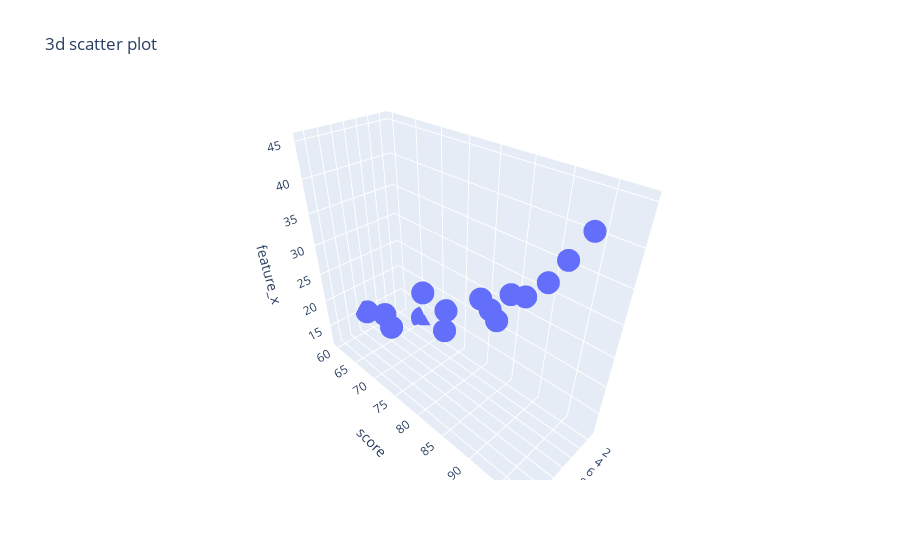

Notebook cell for this chart:
### Code cell
# question 13 create a 3d scatter plot using plotly

import plotly.express as px

fig=px.scatter_3d(df,
                  x="id",
                  y='score',
                  z='feature_x',
                  title='3d scatter plot')
fig.show()

### Figure 1 — Plotly figure (JSON) as saved in the notebook; plotly's stock layout.template omitted (floating-point values rounded to 4 significant figures)
{"data": [{"hovertemplate": "id=%{x}<br>score=%{y}<br>feature_x=%{z}<extra></extra>", "legendgroup": "", "marker": {"color": "#636efa", "symbol": "circle"}, "mode": "markers", "name": "", "scene": "scene", "showlegend": false, "x": [1, 2, 3, 4, 5, 6, 7, 8, 9, 10, 11, 12, 13, 14, 15], "y": [65, 72, 80, 88, 70, 92, 85, 95, 60, 98, 68, 90, 83, 93, 75], "z": [12, 18, 25, 30, 22, 35, 28, 40, 15, 45, 20, 32, 27, 38, 24], "type": "scatter3d"}], "layout": {"scene": {"domain": {"x": [0.0, 1.0], "y": [0.0, 1.0]}, "xaxis": {"title": {"text": "id"}}, "yaxis": {"title": {"text": "score"}}, "zaxis": {"title": {"text": "feature_x"}}}, "legend": {"tracegroupgap": 0}, "title": {"text": "3d scatter plot"}}}
